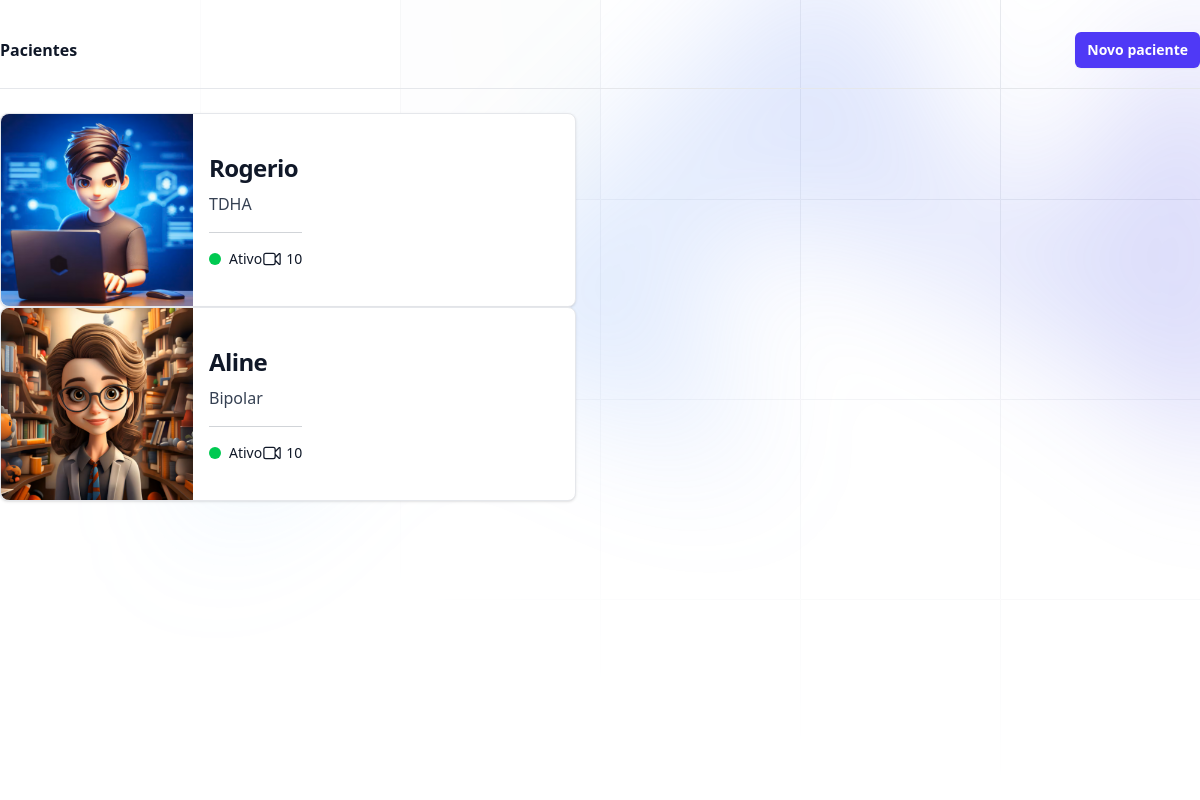
/usuarios/pacientes/, run on an earlier commit of the app's database.
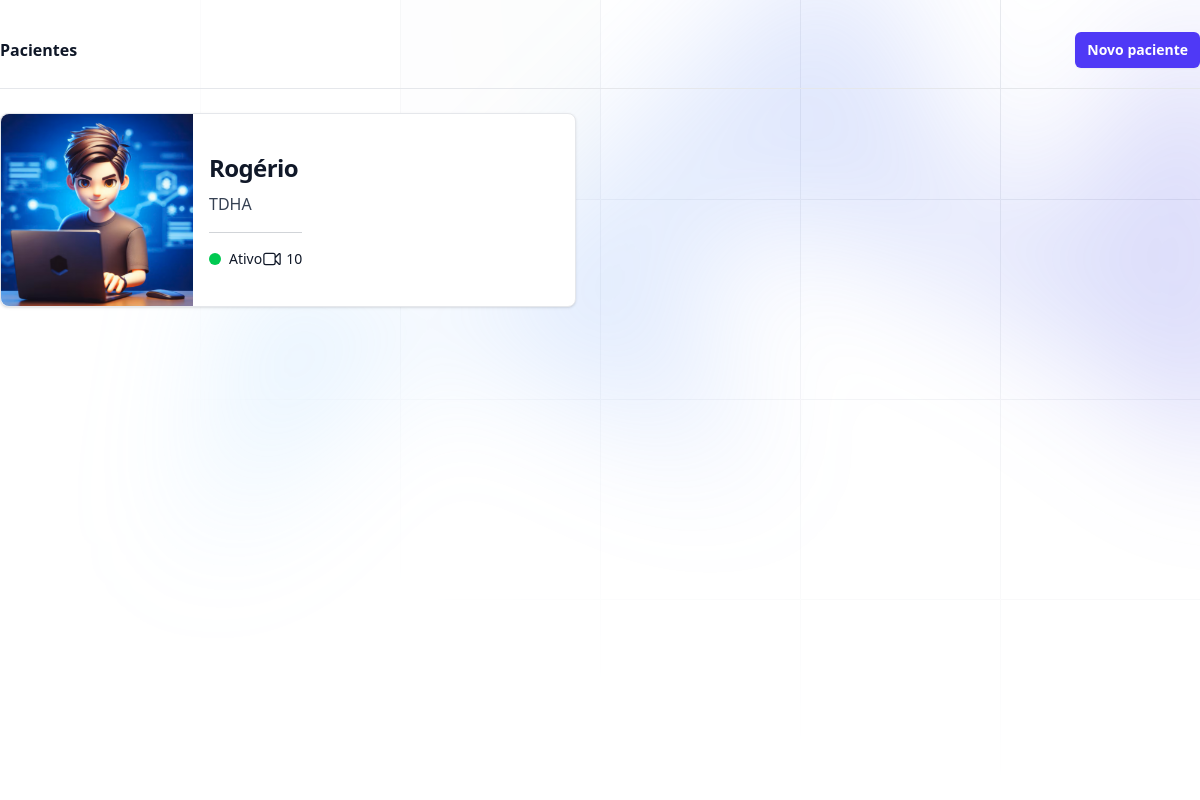
And on a later commit of the database.
### usuarios/models.py (models this page shows, shortened)
class Pacientes(models.Model):
    nome = models.CharField(max_length=64)
    descricao = models.TextField()
    foto = models.ImageField(upload_to='fotos')
    ativo = models.BooleanField(default=True)
    telefone = models.CharField(max_length=15, null=True, blank=True)

### usuarios/views.py (the view, shortened to what this page needs)
# urls.py: path('pacientes/', views.pacientes, name='pacientes'),
def pacientes(request):
    if request.method == 'GET':
        pacientes = Pacientes.objects.all()
        return render(request, 'pacientes.html', {'pacientes': pacientes})

### usuarios/templates/pacientes.html (shortened to what this page needs)
{% extends "base.html" %}
{% block 'body' %}
    <div class="relative isolate overflow-hidden bg-white min-h-screen">
        <div aria-hidden="true"
             class="absolute top-10 left-[calc(50%-4rem)] -z-10 transform-gpu blur-3xl sm:left-[calc(50%-18rem)] lg:top-[calc(50%-30rem)] lg:left-48 xl:left-[calc(50%-24rem)]">
            <div style="clip-path: polygon(73.6% 51.7%, 91.7% 11.8%, 100% 46.4%, 97.4% 82.2%, 92.5% 84.9%, 75.7% 64%, 55.3% 47.5%, 46.5% 49.4%, 45% 62.9%, 50.3% 87.2%, 21.3% 64.1%, 0.1% 100%, 5.4% 51.1%, 21.4% 63.9%, 58.9% 0.2%, 73.6% 51.7%)"
                 class="aspect-1108/632 w-277 bg-linear-to-r from-[#80caff] to-[#4f46e5] opacity-20"></div>
        </div>
        <div class="max-w-7xl mt-8 mx-auto">
            <div class="border-b border-gray-200 pb-5 sm:flex sm:items-center sm:justify-between">
                <h3 class="text-base font-semibold text-gray-900">Pacientes</h3>
                <div class="mt-3 sm:mt-0 sm:ml-4">
                    <button data-dialog-target="sign-in-modal"
                            type="button"
                            class="inline-flex cursor-pointer items-center rounded-md bg-indigo-600 px-3 py-2 text-sm font-semibold text-white shadow-xs hover:bg-indigo-500 focus-visible:outline-2 focus-visible:outline-offset-2 focus-visible:outline-indigo-600">
                        Novo paciente
                    </button>
                </div>
            </div>
            <div class="mt-6">
                {% for paciente in pacientes %}
                    <a href="{% url 'consultas' paciente.id %}"
                        class="flex flex-col items-center bg-white border border-gray-200 rounded-lg shadow-sm md:flex-row md:max-w-xl">
                        <img class="object-cover w-full rounded-t-lg h-96 md:h-auto md:w-48 md:rounded-none md:rounded-s-lg"
                                src="{{paciente.foto.url}}"
                                alt="">
                        <div class="flex flex-col p-4 leading-normal gap-2">
                            <h5 class="text-2xl font-bold tracking-tight text-gray-900">{{paciente.nome}}</h5>
                            <p class="font-normal text-gray-700">{{paciente.descricao}}</p>
                            <hr class="border-slate-800/20 my-2 w-full">
                            <div class="flex items-center justify-between text-sm font-medium text-gray-900">
                                <div class="flex items-center">
                                    <svg viewBox="0 0 6 6"
                                            aria-hidden="true"
                                            class="w-3 h-3 mr-2 fill-green-500">
                                        <circle r="3" cx="3" cy="3" />
                                    </svg>
                                    Ativo
                                </div>
                                <div class="flex items-center">
                                    10
                                </div>
                            </div>
                        </div>
                    </a>
                {% endfor %}
            </div>
        </div>
    </div>
{% endblock 'body' %}

What changed in the data, as far as the page shows it:
removed Pacientes: foto (picture), nome "Aline", descricao "Bipolar"
changed Pacientes "TDHA": nome "Rogerio" → "Rogério"
